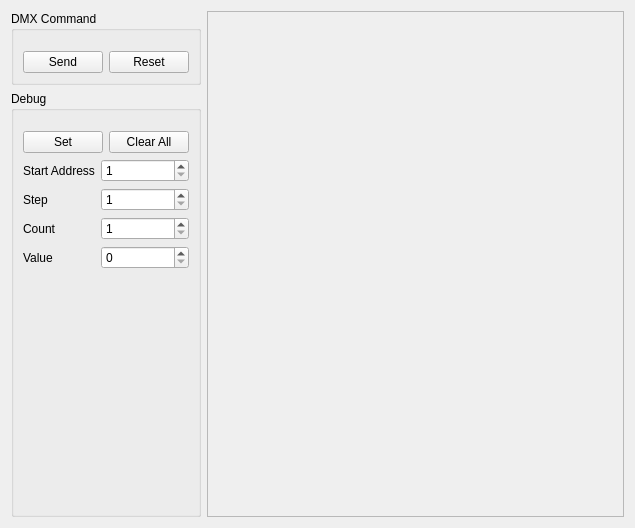
<?xml version="1.0" encoding="UTF-8"?>
<ui version="4.0">
 <class>DmxDebugForm</class>
 <widget class="QWidget" name="DmxDebugForm">
  <property name="geometry">
   <rect>
    <x>0</x>
    <y>0</y>
    <width>635</width>
    <height>528</height>
   </rect>
  </property>
  <property name="windowTitle">
   <string>Form</string>
  </property>
  <layout class="QHBoxLayout" name="horizontalLayout_3">
   <item>
    <layout class="QVBoxLayout" name="verticalLayout_2">
     <item>
      <widget class="QGroupBox" name="groupBox_2">
       <property name="title">
        <string>DMX Command</string>
       </property>
       <layout class="QHBoxLayout" name="horizontalLayout_2">
        <property name="topMargin">
         <number>20</number>
        </property>
        <item>
         <widget class="QPushButton" name="sendPushButton">
          <property name="text">
           <string>Send</string>
          </property>
         </widget>
        </item>
        <item>
         <widget class="QPushButton" name="resetPushButton">
          <property name="text">
           <string>Reset</string>
          </property>
         </widget>
        </item>
       </layout>
      </widget>
     </item>
     <item>
      <widget class="QGroupBox" name="groupBox">
       <property name="title">
        <string>Debug</string>
       </property>
       <layout class="QVBoxLayout" name="verticalLayout">
        <property name="topMargin">
         <number>20</number>
        </property>
        <item>
         <layout class="QHBoxLayout" name="horizontalLayout">
          <item>
           <widget class="QPushButton" name="setPushButton">
            <property name="text">
             <string>Set</string>
            </property>
           </widget>
          </item>
          <item>
           <widget class="QPushButton" name="clearAllPushButton">
            <property name="text">
             <string>Clear All</string>
            </property>
           </widget>
          </item>
         </layout>
        </item>
        <item>
         <layout class="QFormLayout" name="formLayout">
          <item row="0" column="0">
           <widget class="QLabel" name="label">
            <property name="text">
             <string>Start Address</string>
            </property>
           </widget>
          </item>
          <item row="0" column="1">
           <widget class="QSpinBox" name="startAddressSpinBox">
            <property name="specialValueText">
             <string/>
            </property>
            <property name="suffix">
             <string/>
            </property>
            <property name="minimum">
             <number>1</number>
            </property>
            <property name="maximum">
             <number>511</number>
            </property>
           </widget>
          </item>
          <item row="1" column="0">
           <widget class="QLabel" name="label_2">
            <property name="text">
             <string>Step</string>
            </property>
           </widget>
          </item>
          <item row="1" column="1">
           <widget class="QSpinBox" name="stepSpinBox">
            <property name="minimum">
             <number>1</number>
            </property>
            <property name="maximum">
             <number>510</number>
            </property>
           </widget>
          </item>
          <item row="2" column="0">
           <widget class="QLabel" name="label_3">
            <property name="text">
             <string>Count</string>
            </property>
           </widget>
          </item>
          <item row="2" column="1">
           <widget class="QSpinBox" name="countSpinBox">
            <property name="minimum">
             <number>1</number>
            </property>
            <property name="maximum">
             <number>512</number>
            </property>
           </widget>
          </item>
          <item row="3" column="0">
           <widget class="QLabel" name="label_4">
            <property name="text">
             <string>Value</string>
            </property>
           </widget>
          </item>
          <item row="3" column="1">
           <widget class="QSpinBox" name="valueSpinBox">
            <property name="maximum">
             <number>255</number>
            </property>
           </widget>
          </item>
         </layout>
        </item>
        <item>
         <spacer name="verticalSpacer">
          <property name="orientation">
           <enum>Qt::Vertical</enum>
          </property>
          <property name="sizeHint" stdset="0">
           <size>
            <width>20</width>
            <height>40</height>
           </size>
          </property>
         </spacer>
        </item>
       </layout>
      </widget>
     </item>
    </layout>
   </item>
   <item>
    <widget class="QScrollArea" name="scrollArea">
     <property name="widgetResizable">
      <bool>true</bool>
     </property>
     <widget class="QWidget" name="scrollAreaWidgetContents">
      <property name="geometry">
       <rect>
        <x>0</x>
        <y>0</y>
        <width>415</width>
        <height>508</height>
       </rect>
      </property>
     </widget>
    </widget>
   </item>
  </layout>
 </widget>
 <resources/>
 <connections/>
</ui>
